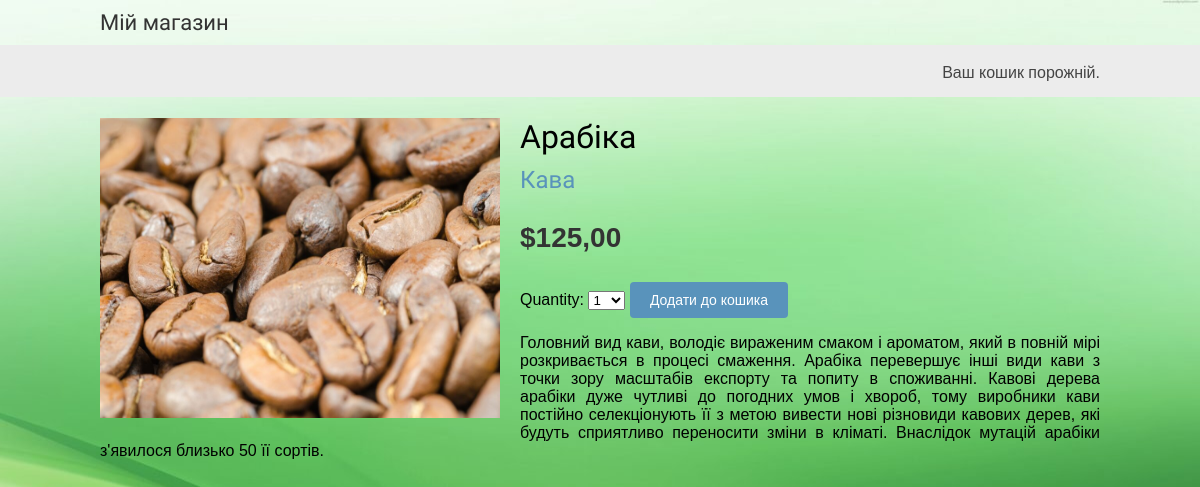
Screenshot of /7/arabika/ with the database file from the repository.
### shop/models.py (models this page shows, shortened)
class Product(models.Model):
    category = models.ForeignKey(Category, related_name='products', on_delete=models.CASCADE)
    name = models.CharField(max_length=200)
    slug = models.CharField(max_length=200)
    image = models.ImageField(upload_to='products/%Y/%m/%d', blank=True)
    description = models.TextField(blank=True)
    price = models.DecimalField(max_digits=10, decimal_places=2)
    available = models.BooleanField(default=True)
    created = models.DateTimeField(auto_now_add=True)
    updated = models.DateTimeField(auto_now=True)
    class Meta:
        ordering = ['name']
        indexes = [
            models.Index(fields=['id', 'slug']),
            models.Index(fields=['name']),
            models.Index(fields=['-created']),
        ]
        verbose_name = 'продукт'
        verbose_name_plural = 'продукти'

class Category(models.Model):
    name = models.CharField(max_length=200)
    slug = models.SlugField(max_length=200, unique=True)
    class Meta:
        ordering = ['name']
        indexes = [
            models.Index(fields=['name']),
                   ]
        verbose_name = 'категорія'
        verbose_name_plural = 'категорії'
    def __str__(self):
        return self.name
    def get_absolute_url(self):
        return reverse('shop:product_list_by_category', args=[self.slug])

### shop/views.py (the view)
# urls.py: path('<int:id>/<slug:slug>/', views.product_detail, name='product_detail'),
def product_detail(request, id, slug):
    product = get_object_or_404(Product,
                                id=id,
                                slug=slug,
                                available=True)
    cart_product_form = CartAddProductForm()
    r = Recommender()
    recommended_products = r.suggest_products_for([product], 4)
    return render(request,
                  'shop/product/detail.html',
                  {'product': product,
                   'cart_product_form': cart_product_form,
                   'recommended_products': recommended_products})

### cart/forms.py
class CartAddProductForm(forms.Form):
    quantity = forms.TypedChoiceField(
                                choices=PRODUCT_QUANTITY_CHOICES,
                                coerce=int)
    override = forms.BooleanField(required=False,
                                  initial=False,
                                  widget=forms.HiddenInput)

### cart/cart.py (called while the page is built)
    def __len__(self):
        return sum(item['quantity'] for item in self.cart.values())

### cart/context_processors.py (called while the page is built)
def cart(request):
    return {'cart': Cart(request)}

### shop/recommender.py (called while the page is built, shortened)
    def get_product_key(self, id):
        return f'product:{id}:purchased_with'

    def suggest_products_for(self, products, max_results=6):
        product_ids = [p.id for p in products]
        if len(products) == 1:
            suggestions = r.zrange(
                             self.get_product_key(product_ids[0]),
                             0, -1, desc=True)[:max_results]
        suggested_products_ids = [int(id) for id in suggestions]
        suggested_products = list(Product.objects.filter(id__in=suggested_products_ids))
        suggested_products.sort(key=lambda x: suggested_products_ids.index(x.id))
        return suggested_products

### shop/templates/shop/product/detail.html (shortened to what this page needs)
{% extends "shop/base.html" %}
{% load static %}
{% block content %}
  <div class="product-detail">
    <img src="{% if product.image %}{{ product.image.url }}{% else %}
    {% static 'img/no_image.png' %}{% endif %}" width="300" height="300">
    <h1>{{ product.name }}</h1>
    <h2>
      <a href="{{ product.category.get_absolute_url }}">
        {{ product.category }}
      </a>
    </h2>
    <p class="price">${{ product.price }}</p>
    <form action="{% url 'cart:cart_add' product.id %}" method="post">
      {{ cart_product_form }}
      <input type="submit" value="Додати до кошика">
    </form>
    {{ product.description|linebreaks }}
  </div>
{% endblock %}

### shop/static/css/base.css (style rules this page uses)
body { margin:0; padding:0; font-family:helvetica, sans-serif; background-image: url('/static/img/img_fon.jpg'); background-repeat: no-repeat; background-attachment: fixed; background-size: 100% 100%; }
h1, h2, h3, h4, h5 , h6 { font-family: 'Ubuntu', sans-serif; font-weight:normal; }
a { text-decoration:none; color:#5993bb; }
a.button, input[type="submit"] { color:#fff; background:#5993bb; border-radius:4px; padding:10px 20px; font-size:14px; border:0; }
.product-detail { text-align:justify; }
.product-detail .price { color:#333; font-size:28px; font-weight:bold; }
.product-detail img { width:40%; float:left; padding:0 20px 20px 0; }
.product-detail h1 { margin-bottom:0; }
.product-detail h2 { margin-top:10px; }

### rows the page displays
Product: image (picture), name "Арабіка", category "Кава", price "125,00", description "Головний вид кави, володіє вираженим смаком і ароматом, який в повній мірі розкривається в процесі смаження. Арабіка перевершує інші види кави з точки зору масштабів експорту та попиту в споживанні. Кавові дерева арабіки дуже чутливі до погодних умов і хвороб, тому виробники кави постійно селекціонують її з метою вивести нові різновиди кавових дерев, які будуть сприятливо переносити зміни в кліматі. Внаслідок мутацій арабіки з'явилося близько 50 її сортів."
